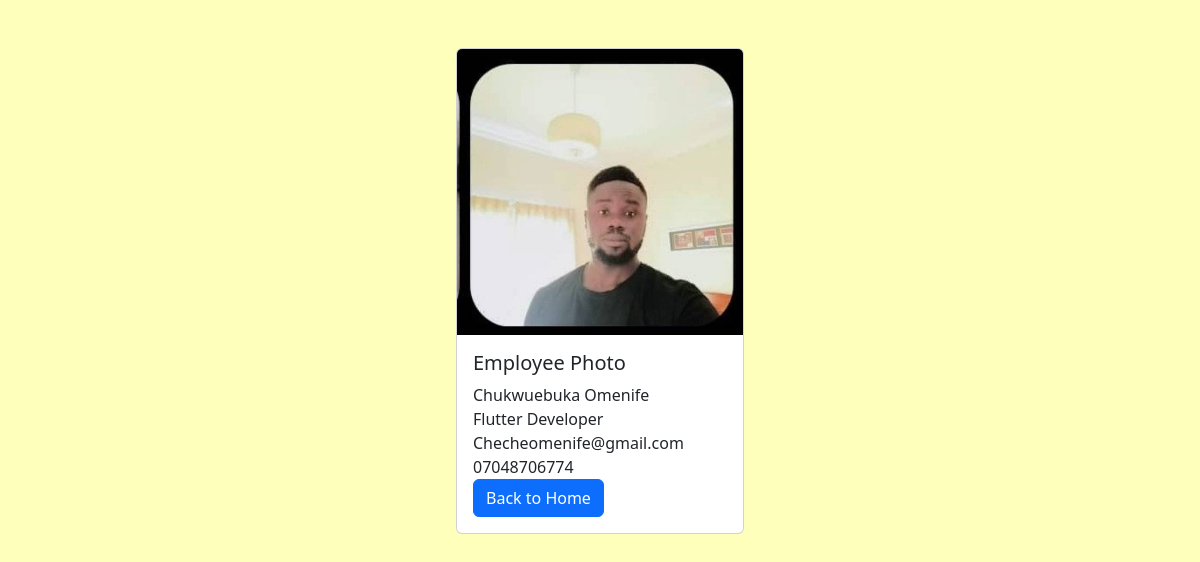
The page /employees/1/ on the database its author committed.
### employees/models.py (models this page shows, shortened)
class Employees(models.Model):
    first_name = models.CharField(max_length=100)
    last_name = models.CharField(max_length=100)
    photo = models.ImageField(upload_to="images")
    designation = models.CharField(max_length=100)
    email_address = models.EmailField(max_length=100, unique=True)
    phone_number = models.CharField(max_length=100, blank=True)
    created_at = models.DateTimeField(auto_now_add=True)
    updated_at = models.DateTimeField(auto_now=True)

### employees/views.py (the view)
# urls.py: path('<int:pk>/', views.employee_detail, name='employee_detail'),
def employee_detail(request, pk):
    employee = get_object_or_404(Employees, pk=pk)
    context = {'employee': employee, }
    return render(request, 'employee_detail.html', context)

### templates/employee_detail.html (shortened to what this page needs)
{% load static %}
<!DOCTYPE html>
<html lang="en">
  <head>
    <link
      href="https://cdn.jsdelivr.net/npm/bootstrap@5.3.3/dist/css/bootstrap.min.css"
      rel="stylesheet"
    />
     <link rel="stylesheet" href="{%  static 'css/style.css' %}" />
  </head>
  </head>
  <body>
    <div class="container pt-5">
      <div class="card mx-auto" style="width: 18rem">
        <img
          src="{{ employee.photo.url}}"
          class="card-img-top"
          alt="Employee Photo"
        />
        <div class="card-body">
          <h5 class="card-title">Employee Photo</h5>
          <p class="card-text m-0">
            {{ employee.first_name }} {{ employee.last_name }}
          </p>
          <p class="card-text m-0">{{ employee.designation }}</p>
          <p class="card-text m-0">{{ employee.email_address }}</p>
          <p class="card-text m-0">{{ employee.phone_number }}</p>
          <a href="{% url 'home' %}" class="btn btn-primary">Back to Home</a>
        </div>
      </div>
    </div>
  </body>
</html>

### mysite/static/css/style.css (style rules this page uses)
body { background-color: #ffff8990 !important; }

### rows shown on the page
Employees: photo (picture), first_name "Chukwuebuka", last_name "Omenife", designation "Flutter Developer", email_address "Checheomenife@gmail.com", phone_number "07048706774"
